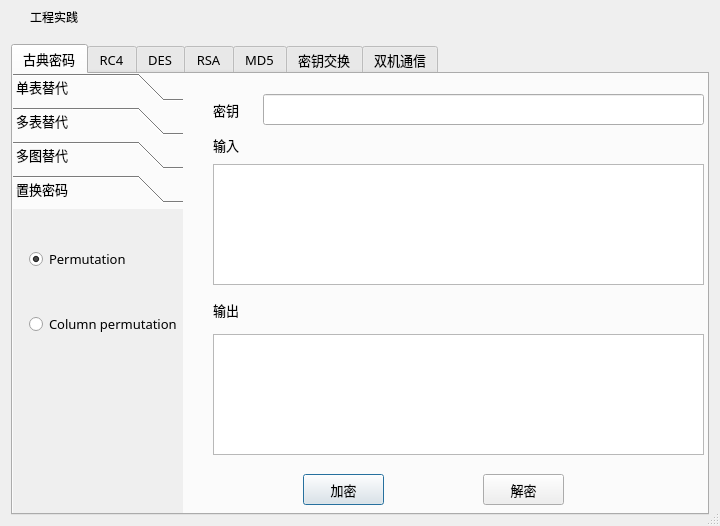
<?xml version="1.0" encoding="UTF-8"?>
<ui version="4.0">
 <class>frmMain</class>
 <widget class="QDialog" name="frmMain">
  <property name="geometry">
   <rect>
    <x>0</x>
    <y>0</y>
    <width>720</width>
    <height>526</height>
   </rect>
  </property>
  <property name="minimumSize">
   <size>
    <width>720</width>
    <height>526</height>
   </size>
  </property>
  <property name="maximumSize">
   <size>
    <width>720</width>
    <height>526</height>
   </size>
  </property>
  <property name="windowTitle">
   <string>frmMain</string>
  </property>
  <property name="sizeGripEnabled">
   <bool>true</bool>
  </property>
  <layout class="QVBoxLayout" name="verticalLayout">
   <property name="spacing">
    <number>0</number>
   </property>
   <property name="leftMargin">
    <number>0</number>
   </property>
   <property name="topMargin">
    <number>0</number>
   </property>
   <property name="rightMargin">
    <number>0</number>
   </property>
   <property name="bottomMargin">
    <number>0</number>
   </property>
   <item>
    <widget class="QWidget" name="widget_title" native="true">
     <property name="sizePolicy">
      <sizepolicy hsizetype="Preferred" vsizetype="Fixed">
       <horstretch>0</horstretch>
       <verstretch>0</verstretch>
      </sizepolicy>
     </property>
     <property name="minimumSize">
      <size>
       <width>100</width>
       <height>33</height>
      </size>
     </property>
     <layout class="QHBoxLayout" name="horizontalLayout_2">
      <property name="spacing">
       <number>0</number>
      </property>
      <property name="leftMargin">
       <number>0</number>
      </property>
      <property name="topMargin">
       <number>0</number>
      </property>
      <property name="rightMargin">
       <number>0</number>
      </property>
      <property name="bottomMargin">
       <number>0</number>
      </property>
      <item>
       <widget class="QLabel" name="lab_Ico">
        <property name="sizePolicy">
         <sizepolicy hsizetype="Minimum" vsizetype="Preferred">
          <horstretch>0</horstretch>
          <verstretch>0</verstretch>
         </sizepolicy>
        </property>
        <property name="minimumSize">
         <size>
          <width>30</width>
          <height>0</height>
         </size>
        </property>
        <property name="text">
         <string/>
        </property>
        <property name="alignment">
         <set>Qt::AlignCenter</set>
        </property>
       </widget>
      </item>
      <item>
       <widget class="QLabel" name="lab_Title">
        <property name="sizePolicy">
         <sizepolicy hsizetype="Expanding" vsizetype="Preferred">
          <horstretch>0</horstretch>
          <verstretch>0</verstretch>
         </sizepolicy>
        </property>
        <property name="styleSheet">
         <string notr="true">font: 10pt &quot;微软雅黑&quot;;</string>
        </property>
        <property name="text">
         <string>工程实践</string>
        </property>
        <property name="alignment">
         <set>Qt::AlignLeading|Qt::AlignLeft|Qt::AlignVCenter</set>
        </property>
       </widget>
      </item>
      <item>
       <widget class="QWidget" name="widget_menu" native="true">
        <property name="sizePolicy">
         <sizepolicy hsizetype="Minimum" vsizetype="Preferred">
          <horstretch>0</horstretch>
          <verstretch>0</verstretch>
         </sizepolicy>
        </property>
        <layout class="QHBoxLayout" name="horizontalLayout">
         <property name="spacing">
          <number>0</number>
         </property>
         <property name="leftMargin">
          <number>0</number>
         </property>
         <property name="topMargin">
          <number>0</number>
         </property>
         <property name="rightMargin">
          <number>0</number>
         </property>
         <property name="bottomMargin">
          <number>0</number>
         </property>
         <item>
          <widget class="QPushButton" name="btnMenu">
           <property name="sizePolicy">
            <sizepolicy hsizetype="Minimum" vsizetype="Expanding">
             <horstretch>0</horstretch>
             <verstretch>0</verstretch>
            </sizepolicy>
           </property>
           <property name="minimumSize">
            <size>
             <width>31</width>
             <height>0</height>
            </size>
           </property>
           <property name="cursor">
            <cursorShape>ArrowCursor</cursorShape>
           </property>
           <property name="focusPolicy">
            <enum>Qt::NoFocus</enum>
           </property>
           <property name="toolTip">
            <string>菜单</string>
           </property>
           <property name="text">
            <string/>
           </property>
           <property name="flat">
            <bool>true</bool>
           </property>
          </widget>
         </item>
         <item>
          <widget class="QPushButton" name="btnMenu_Min">
           <property name="sizePolicy">
            <sizepolicy hsizetype="Minimum" vsizetype="Expanding">
             <horstretch>0</horstretch>
             <verstretch>0</verstretch>
            </sizepolicy>
           </property>
           <property name="minimumSize">
            <size>
             <width>31</width>
             <height>0</height>
            </size>
           </property>
           <property name="cursor">
            <cursorShape>ArrowCursor</cursorShape>
           </property>
           <property name="focusPolicy">
            <enum>Qt::NoFocus</enum>
           </property>
           <property name="toolTip">
            <string>最小化</string>
           </property>
           <property name="text">
            <string/>
           </property>
           <property name="flat">
            <bool>true</bool>
           </property>
          </widget>
         </item>
         <item>
          <widget class="QPushButton" name="btnMenu_Max">
           <property name="sizePolicy">
            <sizepolicy hsizetype="Minimum" vsizetype="Expanding">
             <horstretch>0</horstretch>
             <verstretch>0</verstretch>
            </sizepolicy>
           </property>
           <property name="minimumSize">
            <size>
             <width>31</width>
             <height>0</height>
            </size>
           </property>
           <property name="cursor">
            <cursorShape>ArrowCursor</cursorShape>
           </property>
           <property name="focusPolicy">
            <enum>Qt::NoFocus</enum>
           </property>
           <property name="toolTip">
            <string>最大化</string>
           </property>
           <property name="text">
            <string/>
           </property>
           <property name="flat">
            <bool>true</bool>
           </property>
          </widget>
         </item>
         <item>
          <widget class="QPushButton" name="btnMenu_Close">
           <property name="sizePolicy">
            <sizepolicy hsizetype="Minimum" vsizetype="Expanding">
             <horstretch>0</horstretch>
             <verstretch>0</verstretch>
            </sizepolicy>
           </property>
           <property name="minimumSize">
            <size>
             <width>40</width>
             <height>0</height>
            </size>
           </property>
           <property name="cursor">
            <cursorShape>ArrowCursor</cursorShape>
           </property>
           <property name="focusPolicy">
            <enum>Qt::NoFocus</enum>
           </property>
           <property name="toolTip">
            <string>关闭</string>
           </property>
           <property name="text">
            <string/>
           </property>
           <property name="flat">
            <bool>true</bool>
           </property>
          </widget>
         </item>
        </layout>
       </widget>
      </item>
     </layout>
    </widget>
   </item>
   <item>
    <widget class="QWidget" name="widget_main" native="true">
     <property name="styleSheet">
      <string notr="true">font: 10pt &quot;微软雅黑&quot;;</string>
     </property>
     <layout class="QVBoxLayout" name="verticalLayout_2">
      <item>
       <widget class="QTabWidget" name="tabWidget">
        <property name="font">
         <font>
          <family>微软雅黑</family>
          <pointsize>10</pointsize>
          <weight>50</weight>
          <italic>false</italic>
          <bold>false</bold>
         </font>
        </property>
        <property name="styleSheet">
         <string notr="true"/>
        </property>
        <property name="currentIndex">
         <number>0</number>
        </property>
        <widget class="QWidget" name="tab_1">
         <attribute name="title">
          <string>古典密码</string>
         </attribute>
         <widget class="QToolBox" name="toolBox">
          <property name="geometry">
           <rect>
            <x>-1</x>
            <y>-1</y>
            <width>171</width>
            <height>441</height>
           </rect>
          </property>
          <property name="currentIndex">
           <number>3</number>
          </property>
          <widget class="QWidget" name="page_1">
           <property name="geometry">
            <rect>
             <x>0</x>
             <y>0</y>
             <width>171</width>
             <height>309</height>
            </rect>
           </property>
           <attribute name="label">
            <string>单表替代</string>
           </attribute>
           <widget class="QWidget" name="layoutWidget">
            <property name="geometry">
             <rect>
              <x>10</x>
              <y>0</y>
              <width>174</width>
              <height>221</height>
             </rect>
            </property>
            <layout class="QVBoxLayout" name="verticalLayout_3">
             <item>
              <widget class="QRadioButton" name="radioButton_1">
               <property name="text">
                <string>Caesar cipher</string>
               </property>
               <property name="checked">
                <bool>true</bool>
               </property>
              </widget>
             </item>
             <item>
              <widget class="QRadioButton" name="radioButton_2">
               <property name="text">
                <string>Keyword cipher</string>
               </property>
              </widget>
             </item>
             <item>
              <widget class="QRadioButton" name="radioButton_3">
               <property name="text">
                <string>Affine cipher</string>
               </property>
              </widget>
             </item>
             <item>
              <widget class="QRadioButton" name="radioButton_4">
               <property name="font">
                <font>
                 <family>微软雅黑</family>
                 <pointsize>10</pointsize>
                 <weight>50</weight>
                 <italic>false</italic>
                 <bold>false</bold>
                </font>
               </property>
               <property name="text">
                <string>Multiliteral cipher</string>
               </property>
              </widget>
             </item>
            </layout>
           </widget>
          </widget>
          <widget class="QWidget" name="page_2">
           <property name="geometry">
            <rect>
             <x>0</x>
             <y>0</y>
             <width>171</width>
             <height>309</height>
            </rect>
           </property>
           <attribute name="label">
            <string>多表替代</string>
           </attribute>
           <widget class="QWidget" name="layoutWidget">
            <property name="geometry">
             <rect>
              <x>11</x>
              <y>-8</y>
              <width>183</width>
              <height>201</height>
             </rect>
            </property>
            <layout class="QVBoxLayout" name="verticalLayout_5">
             <item>
              <widget class="QRadioButton" name="radioButton_5">
               <property name="text">
                <string>Vigenere cipher</string>
               </property>
               <property name="checked">
                <bool>true</bool>
               </property>
              </widget>
             </item>
             <item>
              <widget class="QRadioButton" name="radioButton_6">
               <property name="text">
                <string>Autokey ciphertext</string>
               </property>
              </widget>
             </item>
             <item>
              <widget class="QRadioButton" name="radioButton_7">
               <property name="text">
                <string>Autokey plaintext</string>
               </property>
              </widget>
             </item>
            </layout>
           </widget>
          </widget>
          <widget class="QWidget" name="page_3">
           <property name="geometry">
            <rect>
             <x>0</x>
             <y>0</y>
             <width>171</width>
             <height>309</height>
            </rect>
           </property>
           <attribute name="label">
            <string>多图替代</string>
           </attribute>
           <widget class="QRadioButton" name="radioButton_8">
            <property name="geometry">
             <rect>
              <x>10</x>
              <y>20</y>
              <width>121</width>
              <height>31</height>
             </rect>
            </property>
            <property name="text">
             <string>Playfair cipher</string>
            </property>
            <property name="checked">
             <bool>true</bool>
            </property>
           </widget>
          </widget>
          <widget class="QWidget" name="page_4">
           <property name="geometry">
            <rect>
             <x>0</x>
             <y>0</y>
             <width>171</width>
             <height>309</height>
            </rect>
           </property>
           <attribute name="label">
            <string>置换密码</string>
           </attribute>
           <widget class="QWidget" name="layoutWidget">
            <property name="geometry">
             <rect>
              <x>6</x>
              <y>-8</y>
              <width>206</width>
              <height>181</height>
             </rect>
            </property>
            <layout class="QVBoxLayout" name="verticalLayout_6">
             <item>
              <widget class="QRadioButton" name="radioButton_9">
               <property name="text">
                <string>Permutation</string>
               </property>
               <property name="checked">
                <bool>true</bool>
               </property>
              </widget>
             </item>
             <item>
              <widget class="QRadioButton" name="radioButton_10">
               <property name="text">
                <string>Column permutation</string>
               </property>
              </widget>
             </item>
            </layout>
           </widget>
          </widget>
         </widget>
         <widget class="QLabel" name="label_1">
          <property name="geometry">
           <rect>
            <x>200</x>
            <y>20</y>
            <width>31</width>
            <height>31</height>
           </rect>
          </property>
          <property name="font">
           <font>
            <family>微软雅黑</family>
            <pointsize>10</pointsize>
            <weight>50</weight>
            <italic>false</italic>
            <bold>false</bold>
           </font>
          </property>
          <property name="text">
           <string>密钥</string>
          </property>
         </widget>
         <widget class="QLineEdit" name="lineEdit">
          <property name="geometry">
           <rect>
            <x>250</x>
            <y>20</y>
            <width>441</width>
            <height>31</height>
           </rect>
          </property>
         </widget>
         <widget class="QLabel" name="label_2">
          <property name="geometry">
           <rect>
            <x>200</x>
            <y>60</y>
            <width>31</width>
            <height>21</height>
           </rect>
          </property>
          <property name="text">
           <string>输入</string>
          </property>
         </widget>
         <widget class="QLabel" name="label_3">
          <property name="geometry">
           <rect>
            <x>200</x>
            <y>220</y>
            <width>31</width>
            <height>31</height>
           </rect>
          </property>
          <property name="text">
           <string>输出</string>
          </property>
         </widget>
         <widget class="QPlainTextEdit" name="plainTextEdit_1">
          <property name="geometry">
           <rect>
            <x>200</x>
            <y>90</y>
            <width>491</width>
            <height>121</height>
           </rect>
          </property>
         </widget>
         <widget class="QPlainTextEdit" name="plainTextEdit_2">
          <property name="geometry">
           <rect>
            <x>200</x>
            <y>260</y>
            <width>491</width>
            <height>121</height>
           </rect>
          </property>
          <property name="readOnly">
           <bool>true</bool>
          </property>
         </widget>
         <widget class="QPushButton" name="pushButton_12">
          <property name="geometry">
           <rect>
            <x>290</x>
            <y>400</y>
            <width>81</width>
            <height>31</height>
           </rect>
          </property>
          <property name="text">
           <string>加密</string>
          </property>
         </widget>
         <widget class="QPushButton" name="pushButton_13">
          <property name="geometry">
           <rect>
            <x>470</x>
            <y>400</y>
            <width>81</width>
            <height>31</height>
           </rect>
          </property>
          <property name="text">
           <string>解密</string>
          </property>
         </widget>
        </widget>
        <widget class="QWidget" name="tab_2">
         <attribute name="title">
          <string>RC4</string>
         </attribute>
         <widget class="QLabel" name="label_5">
          <property name="geometry">
           <rect>
            <x>30</x>
            <y>30</y>
            <width>31</width>
            <height>31</height>
           </rect>
          </property>
          <property name="font">
           <font>
            <family>微软雅黑</family>
            <pointsize>10</pointsize>
            <weight>50</weight>
            <italic>false</italic>
            <bold>false</bold>
           </font>
          </property>
          <property name="text">
           <string>密钥</string>
          </property>
         </widget>
         <widget class="QLabel" name="label_6">
          <property name="geometry">
           <rect>
            <x>30</x>
            <y>110</y>
            <width>31</width>
            <height>31</height>
           </rect>
          </property>
          <property name="text">
           <string>输入</string>
          </property>
         </widget>
         <widget class="QLineEdit" name="lineEdit_3">
          <property name="geometry">
           <rect>
            <x>80</x>
            <y>29</y>
            <width>571</width>
            <height>31</height>
           </rect>
          </property>
         </widget>
         <widget class="QPlainTextEdit" name="plainTextEdit_3">
          <property name="geometry">
           <rect>
            <x>80</x>
            <y>70</y>
            <width>571</width>
            <height>121</height>
           </rect>
          </property>
         </widget>
         <widget class="QPlainTextEdit" name="plainTextEdit_4">
          <property name="geometry">
           <rect>
            <x>80</x>
            <y>210</y>
            <width>571</width>
            <height>121</height>
           </rect>
          </property>
         </widget>
         <widget class="QLabel" name="label_7">
          <property name="geometry">
           <rect>
            <x>30</x>
            <y>250</y>
            <width>31</width>
            <height>41</height>
           </rect>
          </property>
          <property name="text">
           <string>输出</string>
          </property>
         </widget>
         <widget class="QPushButton" name="pushButton">
          <property name="geometry">
           <rect>
            <x>170</x>
            <y>360</y>
            <width>141</width>
            <height>51</height>
           </rect>
          </property>
          <property name="text">
           <string>加密</string>
          </property>
         </widget>
         <widget class="QPushButton" name="pushButton_2">
          <property name="geometry">
           <rect>
            <x>400</x>
            <y>360</y>
            <width>141</width>
            <height>51</height>
           </rect>
          </property>
          <property name="text">
           <string>解密</string>
          </property>
         </widget>
        </widget>
        <widget class="QWidget" name="tab_3">
         <attribute name="title">
          <string>DES</string>
         </attribute>
         <widget class="QLabel" name="label">
          <property name="geometry">
           <rect>
            <x>10</x>
            <y>290</y>
            <width>31</width>
            <height>41</height>
           </rect>
          </property>
          <property name="text">
           <string>密钥</string>
          </property>
         </widget>
         <widget class="QLineEdit" name="lineEdit_2">
          <property name="geometry">
           <rect>
            <x>50</x>
            <y>290</y>
            <width>301</width>
            <height>41</height>
           </rect>
          </property>
         </widget>
         <widget class="QLabel" name="label_4">
          <property name="geometry">
           <rect>
            <x>80</x>
            <y>10</y>
            <width>31</width>
            <height>21</height>
           </rect>
          </property>
          <property name="text">
           <string>明文</string>
          </property>
         </widget>
         <widget class="QPlainTextEdit" name="plainTextEdit">
          <property name="geometry">
           <rect>
            <x>20</x>
            <y>40</y>
            <width>171</width>
            <height>201</height>
           </rect>
          </property>
         </widget>
         <widget class="QPushButton" name="pushButton_3">
          <property name="geometry">
           <rect>
            <x>130</x>
            <y>370</y>
            <width>111</width>
            <height>41</height>
           </rect>
          </property>
          <property name="text">
           <string>加密</string>
          </property>
         </widget>
         <widget class="QLabel" name="label_10">
          <property name="geometry">
           <rect>
            <x>270</x>
            <y>10</y>
            <width>31</width>
            <height>21</height>
           </rect>
          </property>
          <property name="text">
           <string>密文</string>
          </property>
         </widget>
         <widget class="QPlainTextEdit" name="plainTextEdit_7">
          <property name="geometry">
           <rect>
            <x>210</x>
            <y>40</y>
            <width>171</width>
            <height>201</height>
           </rect>
          </property>
         </widget>
         <widget class="QPlainTextEdit" name="plainTextEdit_5">
          <property name="geometry">
           <rect>
            <x>410</x>
            <y>40</y>
            <width>271</width>
            <height>171</height>
           </rect>
          </property>
          <property name="undoRedoEnabled">
           <bool>true</bool>
          </property>
          <property name="readOnly">
           <bool>true</bool>
          </property>
         </widget>
         <widget class="QPlainTextEdit" name="plainTextEdit_6">
          <property name="geometry">
           <rect>
            <x>410</x>
            <y>260</y>
            <width>271</width>
            <height>171</height>
           </rect>
          </property>
          <property name="readOnly">
           <bool>true</bool>
          </property>
         </widget>
         <widget class="QLabel" name="label_8">
          <property name="geometry">
           <rect>
            <x>490</x>
            <y>10</y>
            <width>101</width>
            <height>31</height>
           </rect>
          </property>
          <property name="text">
           <string>二进制明文展示</string>
          </property>
         </widget>
         <widget class="QLabel" name="label_9">
          <property name="geometry">
           <rect>
            <x>490</x>
            <y>220</y>
            <width>101</width>
            <height>31</height>
           </rect>
          </property>
          <property name="text">
           <string>二进制密文展示</string>
          </property>
         </widget>
        </widget>
        <widget class="QWidget" name="tab_4">
         <attribute name="title">
          <string>RSA</string>
         </attribute>
         <widget class="QLabel" name="label_18">
          <property name="geometry">
           <rect>
            <x>20</x>
            <y>10</y>
            <width>51</width>
            <height>31</height>
           </rect>
          </property>
          <property name="text">
           <string>大素数p</string>
          </property>
         </widget>
         <widget class="QLabel" name="label_19">
          <property name="geometry">
           <rect>
            <x>20</x>
            <y>60</y>
            <width>51</width>
            <height>31</height>
           </rect>
          </property>
          <property name="text">
           <string>大素数q</string>
          </property>
         </widget>
         <widget class="QLabel" name="label_20">
          <property name="geometry">
           <rect>
            <x>20</x>
            <y>110</y>
            <width>41</width>
            <height>31</height>
           </rect>
          </property>
          <property name="text">
           <string>公钥n</string>
          </property>
         </widget>
         <widget class="QLabel" name="label_21">
          <property name="geometry">
           <rect>
            <x>20</x>
            <y>180</y>
            <width>41</width>
            <height>31</height>
           </rect>
          </property>
          <property name="text">
           <string>公钥e</string>
          </property>
         </widget>
         <widget class="QLabel" name="label_22">
          <property name="geometry">
           <rect>
            <x>20</x>
            <y>230</y>
            <width>41</width>
            <height>31</height>
           </rect>
          </property>
          <property name="text">
           <string>私钥d</string>
          </property>
         </widget>
         <widget class="QPlainTextEdit" name="plainTextEdit_14">
          <property name="geometry">
           <rect>
            <x>90</x>
            <y>10</y>
            <width>581</width>
            <height>41</height>
           </rect>
          </property>
         </widget>
         <widget class="QPlainTextEdit" name="plainTextEdit_15">
          <property name="geometry">
           <rect>
            <x>90</x>
            <y>60</y>
            <width>581</width>
            <height>41</height>
           </rect>
          </property>
         </widget>
         <widget class="QPlainTextEdit" name="plainTextEdit_16">
          <property name="geometry">
           <rect>
            <x>90</x>
            <y>110</y>
            <width>581</width>
            <height>61</height>
           </rect>
          </property>
         </widget>
         <widget class="QPlainTextEdit" name="plainTextEdit_17">
          <property name="geometry">
           <rect>
            <x>90</x>
            <y>180</y>
            <width>581</width>
            <height>31</height>
           </rect>
          </property>
         </widget>
         <widget class="QPlainTextEdit" name="plainTextEdit_18">
          <property name="geometry">
           <rect>
            <x>90</x>
            <y>220</y>
            <width>581</width>
            <height>61</height>
           </rect>
          </property>
         </widget>
         <widget class="QLabel" name="label_23">
          <property name="geometry">
           <rect>
            <x>210</x>
            <y>290</y>
            <width>31</width>
            <height>31</height>
           </rect>
          </property>
          <property name="text">
           <string>输入</string>
          </property>
         </widget>
         <widget class="QLabel" name="label_24">
          <property name="geometry">
           <rect>
            <x>500</x>
            <y>290</y>
            <width>31</width>
            <height>21</height>
           </rect>
          </property>
          <property name="text">
           <string>输出</string>
          </property>
         </widget>
         <widget class="QPlainTextEdit" name="plainTextEdit_19">
          <property name="geometry">
           <rect>
            <x>90</x>
            <y>320</y>
            <width>281</width>
            <height>111</height>
           </rect>
          </property>
         </widget>
         <widget class="QPlainTextEdit" name="plainTextEdit_20">
          <property name="geometry">
           <rect>
            <x>390</x>
            <y>320</y>
            <width>281</width>
            <height>111</height>
           </rect>
          </property>
         </widget>
         <widget class="QPushButton" name="pushButton_5">
          <property name="geometry">
           <rect>
            <x>0</x>
            <y>320</y>
            <width>81</width>
            <height>41</height>
           </rect>
          </property>
          <property name="text">
           <string>生成参数</string>
          </property>
         </widget>
         <widget class="QPushButton" name="pushButton_6">
          <property name="geometry">
           <rect>
            <x>0</x>
            <y>390</y>
            <width>81</width>
            <height>41</height>
           </rect>
          </property>
          <property name="text">
           <string>加密</string>
          </property>
         </widget>
        </widget>
        <widget class="QWidget" name="tab_5">
         <attribute name="title">
          <string>MD5</string>
         </attribute>
         <widget class="QLabel" name="label_25">
          <property name="geometry">
           <rect>
            <x>20</x>
            <y>30</y>
            <width>41</width>
            <height>31</height>
           </rect>
          </property>
          <property name="text">
           <string>密文</string>
          </property>
         </widget>
         <widget class="QLineEdit" name="lineEdit_5">
          <property name="geometry">
           <rect>
            <x>80</x>
            <y>30</y>
            <width>591</width>
            <height>31</height>
           </rect>
          </property>
         </widget>
         <widget class="QLabel" name="label_26">
          <property name="geometry">
           <rect>
            <x>20</x>
            <y>170</y>
            <width>41</width>
            <height>31</height>
           </rect>
          </property>
          <property name="text">
           <string>MD5</string>
          </property>
         </widget>
         <widget class="QLineEdit" name="lineEdit_6">
          <property name="geometry">
           <rect>
            <x>80</x>
            <y>160</y>
            <width>591</width>
            <height>41</height>
           </rect>
          </property>
         </widget>
         <widget class="QPushButton" name="pushButton_7">
          <property name="geometry">
           <rect>
            <x>80</x>
            <y>80</y>
            <width>591</width>
            <height>41</height>
           </rect>
          </property>
          <property name="text">
           <string>计算</string>
          </property>
         </widget>
        </widget>
        <widget class="QWidget" name="tab_7">
         <attribute name="title">
          <string>密钥交换</string>
         </attribute>
         <widget class="QLabel" name="label_27">
          <property name="geometry">
           <rect>
            <x>20</x>
            <y>10</y>
            <width>54</width>
            <height>21</height>
           </rect>
          </property>
          <property name="text">
           <string>大素数p</string>
          </property>
         </widget>
         <widget class="QLabel" name="label_28">
          <property name="geometry">
           <rect>
            <x>20</x>
            <y>50</y>
            <width>51</width>
            <height>21</height>
           </rect>
          </property>
          <property name="text">
           <string>随机数g</string>
          </property>
         </widget>
         <widget class="QGroupBox" name="groupBox">
          <property name="geometry">
           <rect>
            <x>10</x>
            <y>90</y>
            <width>321</width>
            <height>341</height>
           </rect>
          </property>
          <property name="title">
           <string>Alice</string>
          </property>
          <widget class="QLabel" name="label_29">
           <property name="geometry">
            <rect>
             <x>10</x>
             <y>20</y>
             <width>31</width>
             <height>31</height>
            </rect>
           </property>
           <property name="text">
            <string>私钥</string>
           </property>
          </widget>
          <widget class="QLineEdit" name="lineEdit_7">
           <property name="geometry">
            <rect>
             <x>50</x>
             <y>20</y>
             <width>201</width>
             <height>31</height>
            </rect>
           </property>
          </widget>
          <widget class="QPushButton" name="pushButton_9">
           <property name="geometry">
            <rect>
             <x>260</x>
             <y>20</y>
             <width>51</width>
             <height>31</height>
            </rect>
           </property>
           <property name="text">
            <string>计算</string>
           </property>
          </widget>
          <widget class="QPlainTextEdit" name="plainTextEdit_23">
           <property name="geometry">
            <rect>
             <x>10</x>
             <y>80</y>
             <width>141</width>
             <height>151</height>
            </rect>
           </property>
          </widget>
          <widget class="QPlainTextEdit" name="plainTextEdit_24">
           <property name="geometry">
            <rect>
             <x>170</x>
             <y>80</y>
             <width>141</width>
             <height>151</height>
            </rect>
           </property>
          </widget>
          <widget class="QLabel" name="label_30">
           <property name="geometry">
            <rect>
             <x>40</x>
             <y>60</y>
             <width>81</width>
             <height>21</height>
            </rect>
           </property>
           <property name="text">
            <string>生成Alice公钥</string>
           </property>
          </widget>
          <widget class="QLabel" name="label_31">
           <property name="geometry">
            <rect>
             <x>190</x>
             <y>60</y>
             <width>81</width>
             <height>20</height>
            </rect>
           </property>
           <property name="text">
            <string>接收Bob公钥</string>
           </property>
          </widget>
          <widget class="QPlainTextEdit" name="plainTextEdit_25">
           <property name="geometry">
            <rect>
             <x>10</x>
             <y>250</y>
             <width>301</width>
             <height>41</height>
            </rect>
           </property>
          </widget>
          <widget class="QPushButton" name="pushButton_10">
           <property name="geometry">
            <rect>
             <x>10</x>
             <y>300</y>
             <width>301</width>
             <height>31</height>
            </rect>
           </property>
           <property name="text">
            <string>计算共享密钥</string>
           </property>
          </widget>
          <widget class="QLabel" name="label_32">
           <property name="geometry">
            <rect>
             <x>130</x>
             <y>231</y>
             <width>54</width>
             <height>21</height>
            </rect>
           </property>
           <property name="text">
            <string>共享密钥</string>
           </property>
          </widget>
         </widget>
         <widget class="QGroupBox" name="groupBox_2">
          <property name="geometry">
           <rect>
            <x>350</x>
            <y>90</y>
            <width>341</width>
            <height>341</height>
           </rect>
          </property>
          <property name="title">
           <string>Bob</string>
          </property>
          <widget class="QLabel" name="label_33">
           <property name="geometry">
            <rect>
             <x>10</x>
             <y>20</y>
             <width>31</width>
             <height>31</height>
            </rect>
           </property>
           <property name="text">
            <string>私钥</string>
           </property>
          </widget>
          <widget class="QLineEdit" name="lineEdit_8">
           <property name="geometry">
            <rect>
             <x>50</x>
             <y>20</y>
             <width>221</width>
             <height>31</height>
            </rect>
           </property>
          </widget>
          <widget class="QPushButton" name="pushButton_11">
           <property name="geometry">
            <rect>
             <x>280</x>
             <y>20</y>
             <width>51</width>
             <height>31</height>
            </rect>
           </property>
           <property name="text">
            <string>计算</string>
           </property>
          </widget>
          <widget class="QLabel" name="label_34">
           <property name="geometry">
            <rect>
             <x>50</x>
             <y>60</y>
             <width>81</width>
             <height>21</height>
            </rect>
           </property>
           <property name="text">
            <string>生成Bob公钥</string>
           </property>
          </widget>
          <widget class="QLabel" name="label_35">
           <property name="geometry">
            <rect>
             <x>200</x>
             <y>50</y>
             <width>91</width>
             <height>41</height>
            </rect>
           </property>
           <property name="text">
            <string>接收Alice公钥</string>
           </property>
          </widget>
          <widget class="QPlainTextEdit" name="plainTextEdit_26">
           <property name="geometry">
            <rect>
             <x>10</x>
             <y>80</y>
             <width>151</width>
             <height>151</height>
            </rect>
           </property>
          </widget>
          <widget class="QPlainTextEdit" name="plainTextEdit_27">
           <property name="geometry">
            <rect>
             <x>180</x>
             <y>80</y>
             <width>151</width>
             <height>151</height>
            </rect>
           </property>
          </widget>
          <widget class="QLabel" name="label_36">
           <property name="geometry">
            <rect>
             <x>140</x>
             <y>230</y>
             <width>54</width>
             <height>16</height>
            </rect>
           </property>
           <property name="text">
            <string>共享密钥</string>
           </property>
          </widget>
          <widget class="QPlainTextEdit" name="plainTextEdit_28">
           <property name="geometry">
            <rect>
             <x>10</x>
             <y>250</y>
             <width>321</width>
             <height>41</height>
            </rect>
           </property>
          </widget>
          <widget class="QPushButton" name="pushButton_14">
           <property name="geometry">
            <rect>
             <x>10</x>
             <y>300</y>
             <width>321</width>
             <height>31</height>
            </rect>
           </property>
           <property name="text">
            <string>计算共享密钥</string>
           </property>
          </widget>
         </widget>
         <widget class="QPlainTextEdit" name="plainTextEdit_21">
          <property name="geometry">
           <rect>
            <x>80</x>
            <y>0</y>
            <width>531</width>
            <height>41</height>
           </rect>
          </property>
         </widget>
         <widget class="QPlainTextEdit" name="plainTextEdit_22">
          <property name="geometry">
           <rect>
            <x>80</x>
            <y>50</y>
            <width>531</width>
            <height>31</height>
           </rect>
          </property>
         </widget>
         <widget class="QPushButton" name="pushButton_8">
          <property name="geometry">
           <rect>
            <x>614</x>
            <y>0</y>
            <width>81</width>
            <height>81</height>
           </rect>
          </property>
          <property name="text">
           <string>生成参数</string>
          </property>
         </widget>
        </widget>
        <widget class="QWidget" name="tab">
         <attribute name="title">
          <string>双机通信</string>
         </attribute>
         <widget class="QPushButton" name="pushButton_Send">
          <property name="geometry">
           <rect>
            <x>560</x>
            <y>360</y>
            <width>91</width>
            <height>31</height>
           </rect>
          </property>
          <property name="text">
           <string>send</string>
          </property>
         </widget>
         <widget class="QLabel" name="label_37">
          <property name="geometry">
           <rect>
            <x>20</x>
            <y>270</y>
            <width>54</width>
            <height>31</height>
           </rect>
          </property>
          <property name="text">
           <string>input</string>
          </property>
         </widget>
         <widget class="QTextEdit" name="textEdit_Recv">
          <property name="geometry">
           <rect>
            <x>20</x>
            <y>60</y>
            <width>631</width>
            <height>201</height>
           </rect>
          </property>
          <property name="readOnly">
           <bool>true</bool>
          </property>
         </widget>
         <widget class="QLabel" name="label_39">
          <property name="geometry">
           <rect>
            <x>250</x>
            <y>20</y>
            <width>61</width>
            <height>21</height>
           </rect>
          </property>
          <property name="text">
           <string>端口号：</string>
          </property>
         </widget>
         <widget class="QLineEdit" name="lineEdit_Port">
          <property name="geometry">
           <rect>
            <x>310</x>
            <y>20</y>
            <width>131</width>
            <height>21</height>
           </rect>
          </property>
         </widget>
         <widget class="QPushButton" name="pushButton_Connect">
          <property name="geometry">
           <rect>
            <x>460</x>
            <y>20</y>
            <width>81</width>
            <height>21</height>
           </rect>
          </property>
          <property name="text">
           <string>连接</string>
          </property>
         </widget>
         <widget class="QTextEdit" name="textEdit_Send">
          <property name="geometry">
           <rect>
            <x>20</x>
            <y>300</y>
            <width>521</width>
            <height>91</height>
           </rect>
          </property>
         </widget>
         <widget class="QLabel" name="label_40">
          <property name="geometry">
           <rect>
            <x>30</x>
            <y>20</y>
            <width>54</width>
            <height>21</height>
           </rect>
          </property>
          <property name="text">
           <string>IP地址：</string>
          </property>
         </widget>
         <widget class="QLineEdit" name="lineEdit_IP">
          <property name="geometry">
           <rect>
            <x>90</x>
            <y>20</y>
            <width>131</width>
            <height>20</height>
           </rect>
          </property>
         </widget>
        </widget>
       </widget>
      </item>
     </layout>
    </widget>
   </item>
  </layout>
 </widget>
 <layoutdefault spacing="6" margin="11"/>
 <resources/>
 <connections/>
</ui>
